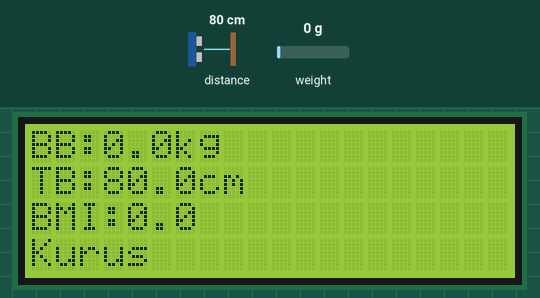
This sketch was run on a simulated ESP32. Parts: 20×4 character LCD. The inputs (shaded band) are chosen by the test bench; at power-on: weight on the scale 0 g, distance to the obstacle 80 cm. EEPROM starts erased.

Above: at 3.6 s.
3.7 s: weight on the scale set to 2 g
At 4.5 s:
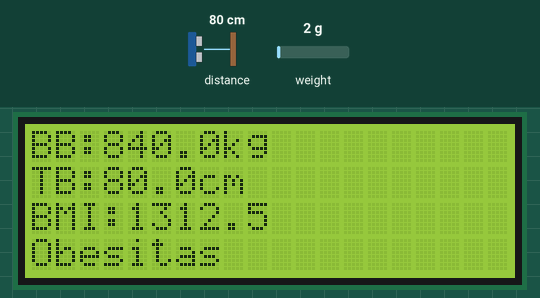
5.3 s: weight on the scale set to 1250 g
At 6.1 s:
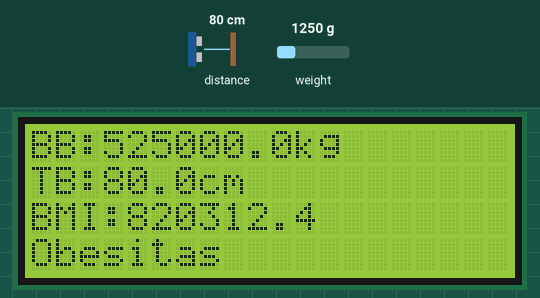
8.3 s: distance to the obstacle set to 2 cm
At 9.2 s:
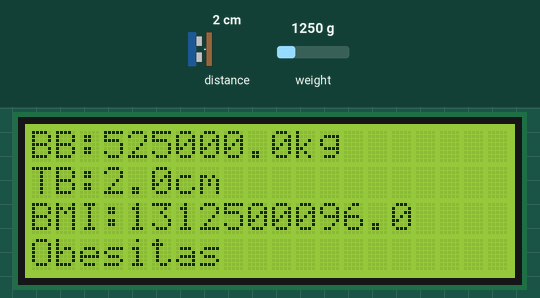
10.0 s: weight on the scale set to 4900 g
At 10.7 s:
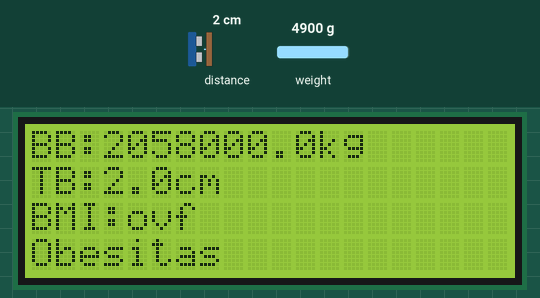
11.7 s: distance to the obstacle set to 4 cm
At 12.5 s:
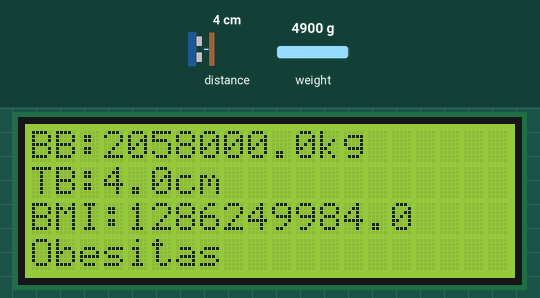
14.7 s: distance to the obstacle set to 2 cm
At 15.5 s:
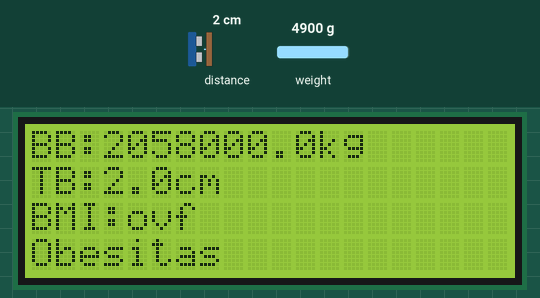
Timing chart, 0 to 17.7 s (numbered marks = the images above; inputs shaded):
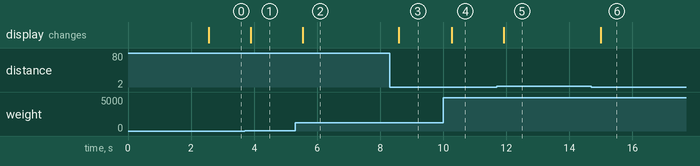

The sketch:

SmartScale.ino
```cpp
#include "config.h"
#include "globals.h"
#include "hx711_sensor.h"
#include "vl53_sensor.h"
#include "display.h"
#include "bmi.h"
#include "eeprom_manager.h"
#include "blynk_manager.h"

void setup() {
  Serial.begin(115200);

  Display.begin();
  Display.showSplash();

  EEPROMStore.begin();
  WeightSensor.begin();
  HeightSensor.begin();
}

void loop() {
  WeightSensor.update();
  HeightSensor.update();

  gBMI = BMI.calculate(gWeight, gHeight);
  String status = BMI.getCategory(gBMI);

  Display.showMeasurement(gWeight, gHeight, gBMI, status);

  delay(200);
}
```

blynk_manager.cpp
```cpp
#include "blynk_manager.h"

BlynkManager BlynkApp;

void BlynkManager::begin(const char* auth, const char* ssid, const char* pass) {
    Blynk.begin(auth, ssid, pass);
}

void BlynkManager::run() {
    if (Blynk.connected()) {
        Blynk.run();
    }
}

void BlynkManager::sendMeasurement(float weight, float height, float bmi, const String &status) {
    if (!Blynk.connected()) return;
    Blynk.virtualWrite(V0, weight);
    Blynk.virtualWrite(V1, height);
    Blynk.virtualWrite(V2, bmi);
    Blynk.virtualWrite(V3, status);
}

bool BlynkManager::connected() const {
    return Blynk.connected();
}
```

blynk_manager.h
```cpp
#ifndef BLYNK_MANAGER_H
#define BLYNK_MANAGER_H

#include "globals.h"
#include <WiFi.h>
#include <BlynkSimpleEsp32.h>

class BlynkManager {
public:
    void begin(const char* auth, const char* ssid, const char* pass);
    void run();
    void sendMeasurement(float weight, float height, float bmi, const String &status);
    bool connected() const;
};

extern BlynkManager BlynkApp;

#endif
```

bmi.cpp
```cpp
#include "bmi.h"

BMIManager BMI;

float BMIManager::calculate(float weightKg, float heightCm) {
    if (heightCm <= 0.0f) return 0.0f;
    float heightM = heightCm / 100.0f;
    return weightKg / (heightM * heightM);
}

String BMIManager::getCategory(float bmi) {
    if (bmi < 18.5f) return "Kurus";
    if (bmi < 25.0f) return "Normal";
    if (bmi < 30.0f) return "Gemuk";
    return "Obesitas";
}
```

bmi.h
```cpp
#ifndef BMI_H
#define BMI_H

#include <Arduino.h>

class BMIManager {
public:
    float calculate(float weightKg, float heightCm);
    String getCategory(float bmi);
};

extern BMIManager BMI;

#endif
```

display.cpp
```cpp
#include "display.h"

DisplayManager Display;

void DisplayManager::begin() {
    lcd.init();
    lcd.backlight();
}

void DisplayManager::showSplash() {
    lcd.clear();
    lcd.setCursor(0,0);
    lcd.print("SMART SCALE IOT");
    lcd.setCursor(0,1);
    lcd.print("Firmware v1.0");
}

void DisplayManager::showMeasurement(float weight, float height, float bmi, const String &status) {
    lcd.clear();
    lcd.setCursor(0,0);
    lcd.print("BB:"); lcd.print(weight,1); lcd.print("kg");
    lcd.setCursor(0,1);
    lcd.print("TB:"); lcd.print(height,1); lcd.print("cm");
    lcd.setCursor(0,2);
    lcd.print("BMI:"); lcd.print(bmi,1);
    lcd.setCursor(0,3);
    lcd.print(status);
}

void DisplayManager::showMessage(const String &line1, const String &line2) {
    lcd.clear();
    lcd.setCursor(0,1);
    lcd.print(line1);
    lcd.setCursor(0,2);
    lcd.print(line2);
}

void DisplayManager::clear() {
    lcd.clear();
}
```

display.h
```cpp
#ifndef DISPLAY_H
#define DISPLAY_H

#include "globals.h"

class DisplayManager {
public:
    void begin();
    void showSplash();
    void showMeasurement(float weight, float height, float bmi, const String &status);
    void showMessage(const String &line1, const String &line2);
    void clear();
};

extern DisplayManager Display;

#endif
```

eeprom_manager.cpp
```cpp
#include "eeprom_manager.h"

#define EEPROM_MAGIC 0x53534B50UL
#define EEPROM_ADDR 0

EEPROMManager EEPROMStore;

bool EEPROMManager::begin() {
    return EEPROM.begin(EEPROM_SIZE);
}

bool EEPROMManager::load(CalibrationData &data) {
    EEPROM.get(EEPROM_ADDR, data);
    return data.magic == EEPROM_MAGIC;
}

bool EEPROMManager::save(const CalibrationData &data) {
    CalibrationData tmp = data;
    tmp.magic = EEPROM_MAGIC;
    EEPROM.put(EEPROM_ADDR, tmp);
    return EEPROM.commit();
}

void EEPROMManager::reset() {
    CalibrationData data = {0.0f, 0.0f, EEPROM_MAGIC};
    EEPROM.put(EEPROM_ADDR, data);
    EEPROM.commit();
}
```

eeprom_manager.h
```cpp
#ifndef EEPROM_MANAGER_H
#define EEPROM_MANAGER_H

#include "globals.h"

struct CalibrationData {
    float scaleFactor;
    float heightOffset;
    uint32_t magic;
};

class EEPROMManager {
public:
    bool begin();
    bool load(CalibrationData &data);
    bool save(const CalibrationData &data);
    void reset();
};

extern EEPROMManager EEPROMStore;

#endif
```

globals.cpp
```cpp
#include "globals.h"

LiquidCrystal_I2C lcd(LCD_ADDRESS, LCD_COLUMNS, LCD_ROWS);
HX711_ADC scale(HX711_DOUT_PIN, HX711_SCK_PIN);
Adafruit_VL53L0X lox;

float gWeight = 0.0f;
float gHeight = 0.0f;
float gBMI = 0.0f;

bool gScaleReady = false;
bool gDistanceReady = false;
```

globals.h
```cpp
#ifndef GLOBALS_H
#define GLOBALS_H

#include <Arduino.h>
#include <Wire.h>
#include <LiquidCrystal_I2C.h>
#include <HX711_ADC.h>
#include <Adafruit_VL53L0X.h>
#include <EEPROM.h>

#include "config.h"

extern LiquidCrystal_I2C lcd;
extern HX711_ADC scale;
extern Adafruit_VL53L0X lox;

extern float gWeight;
extern float gHeight;
extern float gBMI;

extern bool gScaleReady;
extern bool gDistanceReady;

#endif
```

hx711_sensor.cpp
```cpp
#include "hx711_sensor.h"

HX711Sensor WeightSensor;

bool HX711Sensor::begin() {
    scale.begin();
    scale.start(2000, true);
    ready = true;
    gScaleReady = true;
    return ready;
}

void HX711Sensor::update() {
    if (scale.update()) {
        currentWeight = scale.getData();
        gWeight = currentWeight;
    }
}

void HX711Sensor::tare() {
    scale.tareNoDelay();
}

float HX711Sensor::getWeight() const {
    return currentWeight;
}

bool HX711Sensor::isReady() const {
    return ready;
}
```

hx711_sensor.h
```cpp
#ifndef HX711_SENSOR_H
#define HX711_SENSOR_H

#include "globals.h"

class HX711Sensor {
public:
    bool begin();
    void update();
    void tare();
    float getWeight() const;
    bool isReady() const;

private:
    float currentWeight = 0.0f;
    bool ready = false;
};

extern HX711Sensor WeightSensor;

#endif
```

vl53_sensor.cpp
```cpp
#include "vl53_sensor.h"

VL53Sensor HeightSensor;

bool VL53Sensor::begin() {
    Wire.begin(I2C_SDA_PIN, I2C_SCL_PIN);
    ready = lox.begin();
    gDistanceReady = ready;
    return ready;
}

void VL53Sensor::update() {
    if (!ready) return;

    VL53L0X_RangingMeasurementData_t measure;
    lox.rangingTest(&measure, false);

    if (measure.RangeStatus != 4) {
        currentHeight = measure.RangeMilliMeter / 10.0f;
        gHeight = currentHeight;
    }
}

float VL53Sensor::getHeight() const {
    return currentHeight;
}

bool VL53Sensor::isReady() const {
    return ready;
}
```

vl53_sensor.h
```cpp
#ifndef VL53_SENSOR_H
#define VL53_SENSOR_H

#include "globals.h"

class VL53Sensor {
public:
    bool begin();
    void update();
    float getHeight() const;
    bool isReady() const;

private:
    float currentHeight = 0.0f;
    bool ready = false;
};

extern VL53Sensor HeightSensor;

#endif
```

config.h
```cpp
#ifndef CONFIG_H
#define CONFIG_H

#define FIRMWARE_NAME "Smart Scale Skripsi"
#define FIRMWARE_VERSION "1.0.0"

// HX711
#define HX711_DOUT_PIN 18
#define HX711_SCK_PIN 19

// I2C
#define I2C_SDA_PIN 21
#define I2C_SCL_PIN 22

// LCD
#define LCD_ADDRESS 0x27
#define LCD_COLUMNS 20
#define LCD_ROWS 4

// Buzzer
#define BUZZER_PIN 27

// LEDs
#define LED_GREEN_PIN 25
#define LED_RED_PIN 26

// EEPROM
#define EEPROM_SIZE 512

#endif
```

Measured:
- the behaviour switches between 0 and 1 g on weight on the scale (found by bisection; images 0 and 1)
- after the input at 3.7 s, the display: changes after 0.20 s (image 1)
- after the input at 5.3 s, the display: changes after 0.24 s (image 2)
- after the input at 8.3 s, the display: changes after 0.29 s (image 3)
- after the input at 10.0 s, the display: changes after 0.27 s (image 4)
- after the input at 11.7 s, the display: changes after 0.21 s (image 5)
- after the input at 14.7 s, the display: changes after 0.30 s (image 6)
